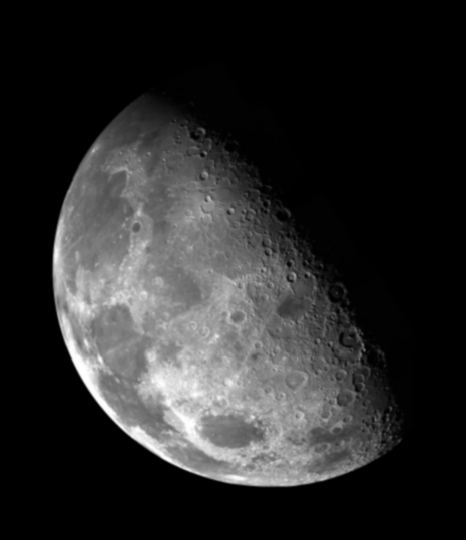
#> input picture Images/DIP3E_CH03_Original_Images/Fig0338(a)(blurry_moon).tif, 466 x 540 px, found by its file name
$ jupyter execute --allow-errors IP-8.ipynb
#> lines starting #> are read from the running program, lines starting #| are printed output that depends on the picture
[cell 1]
# Filtering in frequency domain
import cv2
import numpy as np
import numpy.fft as n
import matplotlib.pyplot as plt

# Read image file
image = cv2.imread('/home/dmacs/Desktop/MTech/104P/Images/DIP3E_CH03_Original_Images/Fig0338(a)(blurry_moon).tif',cv2.IMREAD_GRAYSCALE)
#> image is the input picture: shape (540, 466); min 0, max 254, mean 42.7

[cell 2]
# Define a 3x3 averaging kernel for image smoothing
filt = np.array([[1, 1, 1],[1, 1, 1],[1, 1, 1]]) / 9

# Perform Fourier Transform on the image and filter
image_f = n.fft2(image)
filter_f = n.fft2(filt, s = image.shape)

# Multiply the Fourier transforms (convolution in the frequency domain)
conv_f = image_f * filter_f

# Perform Inverse Fourier Transform to get the convolution result in the spatial domain
smoothed_image = n.ifft2(conv_f).real

plt.subplot(121)
plt.imshow(image, cmap = 'gray')
plt.title('Input Image')
plt.axis('off')

plt.subplot(122)
plt.imshow(smoothed_image, cmap = 'gray')
plt.title('Smoothened Image')
plt.axis('off')
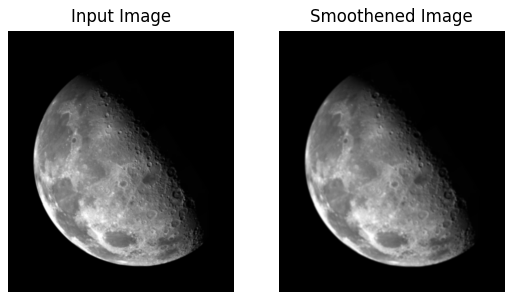
#> figure drawn by matplotlib, 2 panels

[cell 3]
# Assignment: High pass filtering
filt = np.array([[1, 1, 1], [1, -8, 1], [1, 1, 1]])

# Perform Fourier Transform on the image and filter
image_f = n.fft2(image)
filter_f = n.fft2(filt, s=image.shape)

# Multiply the Fourier transforms (convolution in the frequency domain)
conv_f = image_f * filter_f

# Perform Inverse Fourier Transform to get the convolution result in the spatial domain
sharpened_image = n.ifft2(conv_f).real
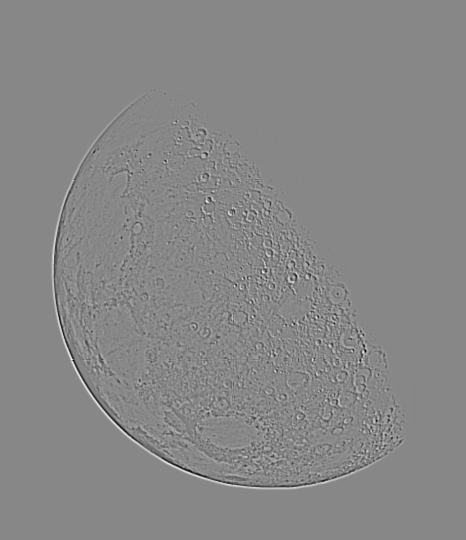
#> sharpened_image: shape (540, 466) float64; min -283, max 251, mean 0; drawn with min black and max white
sharpened_image = cv2.normalize(sharpened_image, None, 0, 1, cv2.NORM_MINMAX)

im_add = image - sharpened_image

# diff=im_add-image

plt.subplot(131)
plt.imshow(image, cmap="gray")
plt.title("Input Image")
plt.axis("off")

plt.subplot(132)
plt.imshow(sharpened_image, cmap="gray")
plt.title("Laplacian")
plt.axis("off")

plt.subplot(133)
plt.imshow(im_add, cmap="gray")
plt.title("Sharpened Image")
plt.axis("off")
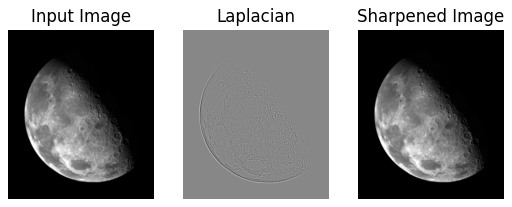
#> figure drawn by matplotlib, 3 panels
